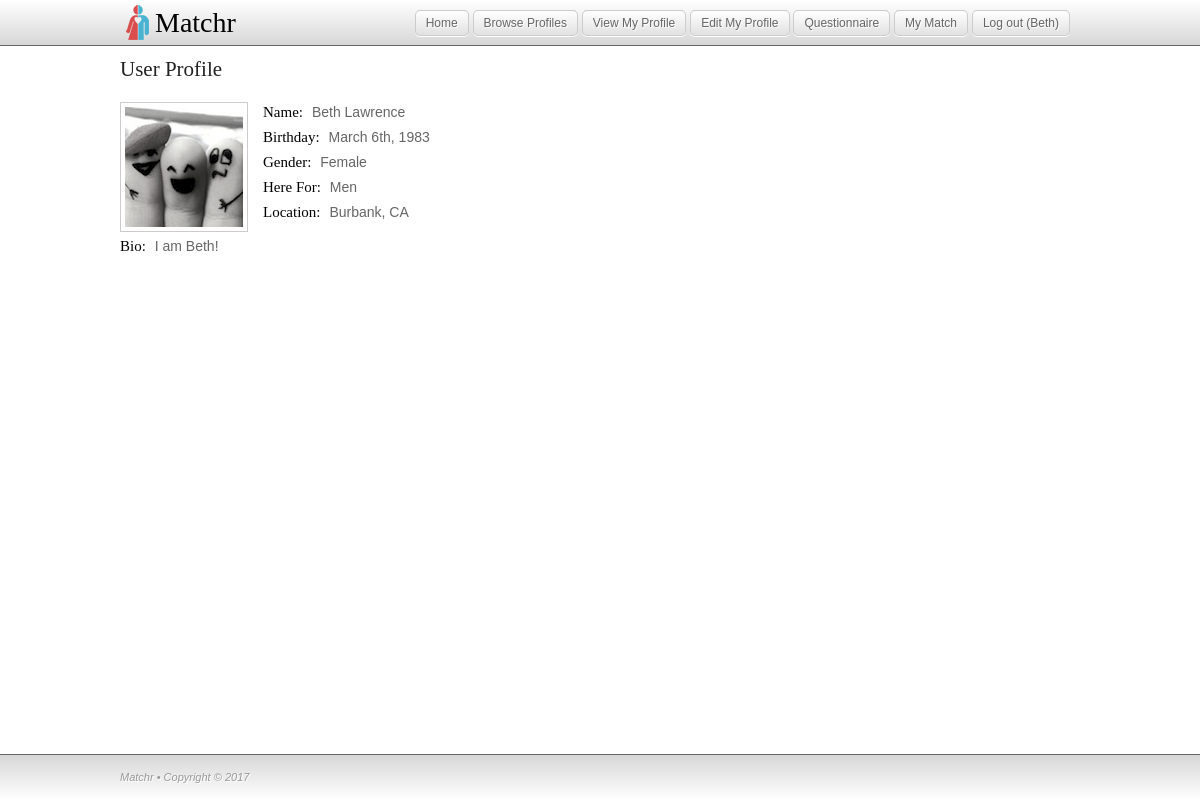
Page /viewprofile.php (signed in) on the committed database.
### tables this page shows
CREATE TABLE `users` (
  `user_id` int(11) unsigned NOT NULL AUTO_INCREMENT,
  `email` varchar(80) NOT NULL DEFAULT '',
  `pass` varchar(40) NOT NULL DEFAULT '',
  `join_date` datetime NOT NULL,
  `first_name` varchar(32) NOT NULL DEFAULT '',
  `last_name` varchar(32) NOT NULL DEFAULT '',
  `gender` varchar(1) NOT NULL DEFAULT '',
  `birthdate` date NOT NULL,
  `city` varchar(32) NOT NULL DEFAULT '',
  `state` varchar(2) NOT NULL DEFAULT '',
  `picture` varchar(32) NOT NULL DEFAULT '',
  `here_for` varchar(1) NOT NULL DEFAULT '',
  `same_sex` int(1) unsigned zerofill DEFAULT NULL,
  `bio` text NOT NULL,
  PRIMARY KEY (`user_id`),
  UNIQUE KEY `email` (`email`)
);

### includes/functions.php (called while the page is built, shortened)
<?php
  function view_profile($dbc, $user_id) {
    $errors = array();
    if (empty($user_id)) {
      $query = "SELECT user_id, first_name, last_name, gender, birthdate, city, state, here_for, picture, bio FROM users WHERE user_id = '" . $_SESSION['user_id'] . "'";
    } else {
      $query = "SELECT user_id, first_name, last_name, gender, birthdate, city, state, here_for, picture, bio FROM users WHERE user_id = '" . $user_id . "'";
    }
    $data = mysqli_query($dbc, $query);
    if (mysqli_num_rows($data) == 1) {
      $row = mysqli_fetch_array($data);
      return array(true, $row);
    } else {
      $errors[] = 'There was a problem accessing this profile';
    }
    return array(false, $errors);
  }
?>

### viewprofile.php (the view, shortened to what this page needs)
<?php
  require_once('includes/appvars.php');
  require_once('includes/functions.php');
  require_once('template/HTMLstart.php');
?>
<div class="content">
  <h2>User Profile</h2>
  <div id="profile" class="info left profile">
    <?php
      if (isset($_GET['user_id'])) {
        $user_id = $_GET['user_id'];
      } else {
        $user_id = $_SESSION['user_id'];
      }
      list($status, $data) = view_profile($dbc, $user_id);
      if ($status) {
        if (!empty($data['picture'])) {
          echo '<div class="picture"><img src="' . MATCHR_UPLOADPATH . $data['picture'] . '" alt="xx"></div>';
        } else {
          echo '<div class="picture"><img src="' . MATCHR_ICONPATH . 'user.png" alt="xx"></div>';
        }
        if ($_SESSION['user_id'] == $data['user_id']) {
          echo '<div class="name"><span>Name:</span> ' . $data['first_name'] . ' ' . $data['last_name'] . '</div>';
          if ($data['birthdate'] == '0000-00-00') {
            echo '<div class="birthday"><span>Birthday:</span> <a href="/editprofile.php">Complete Your Profile</a></div>';
          } else {
            echo '<div class="birthday"><span>Birthday:</span> ' . date('F jS, Y',strtotime($data['birthdate'])) . '</div>';
          }
        }
        if (empty($data['gender']) && ($_SESSION['user_id'] == $data['user_id'])) {
          echo '<div class="gender"><span>Gender:</span> <a href="/editprofile.php">Complete Your Profile</a></div>';
        } else if (empty($data['gender'])) {
          echo '<div class="gender"><span>Gender:</span> Profile Not Complete</div>';
        } else {
          if ($data['gender'] == 'F') { $gender = 'Female'; }
          else if ($data['gender'] == 'M') { $gender = 'Male'; }
          else { $gender = 'Uhh...'; }
          echo '<div class="gender"><span>Gender:</span> ' . $gender . '</div>';
        }
        if (empty($data['here_for']) && ($_SESSION['user_id'] == $data['user_id'])) {
          echo '<div class="here_for"><span>Here For:</span> <a href="/editprofile.php">Complete Your Profile</a></div>';
        } else if (empty($data['here_for'])) {
          echo '<div class="here_for"><span>Here For:</span> Profile Not Complete</div>';
        } else {
          if ($data['here_for'] == 'F') { $here_for = 'Women'; }
          else if ($data['here_for'] == 'M') { $here_for = 'Men'; }
          else { $here_for = 'Uhh...'; }
          echo '<div class="here_for"><span>Here For:</span> ' . $here_for . '</div>';
        }
        if ((empty($data['city']) || empty($data['state'])) && ($_SESSION['user_id'] == $data['user_id'])) {
          echo '<div class="location"><span>Location:</span> <a href="/editprofile.php">Complete Your Profile</a></div>';
        } else if (empty($data['city']) || empty($data['state'])) {
          echo '<div class="location"><span>Location:</span> Profile Not Complete</div>';
        } else {
          echo '<div class="location"><span>Location:</span> ' . $data['city'] . ', ' . $data['state'] . '</div>';
        }
        echo '<div class="bio"><span>Bio:</span> ' . $data['bio'] .'</div>';
      } else {
        $errors = $data;
      }
    ?>
  </div>
  <div class="info left">
  </div>
  <br class="clear">
</div>
<?php
  require_once('template/HTMLend.php');
?>

### css/style.css (style rules this page uses)
html { font-size: 100%; -webkit-text-size-adjust: 100%; -ms-text-size-adjust: 100%; }
html, button, input, select, textarea { font-family: sans-serif; color: #222; }
body { margin: 0; font-size: 1em; line-height: 1.4; }
img { border: 0; -ms-interpolation-mode: bicubic; vertical-align: middle; }
body { font-size: 14px; }
h1,h2,h3,h4,h5 { font-family: 'Arvo',serif; font-weight: normal; }
.content { width: 960px; margin: 0 auto 0; }
.left { float: left; }
.info { width: 468px; margin-right: 12px; }
#profile div, #mymatch div { margin-bottom: 4px; color: #666; }
#profile .picture, #mymatch .picture { float: left; padding: 4px; margin-right: 15px; background-color: #fff; border: 1px solid #ccc; }
#profile .picture img { max-width: 120px; max-height: 120px; }
#profile span, #mymatch span { color: #000; font-family: 'Arvo',serif; font-size: 15px; font-weight: normal; margin-right: 5px; }
#profile .bio { clear: both; }

### rows in the picture
users: picture (picture), first_name "Beth", last_name "Lawrence", birthdate "March 6th, 1983", gender "Female", here_for "Men", city "Burbank", state "CA", bio "I am Beth!"

### other values in the picture
$_SESSION['first_name'] "Beth"
